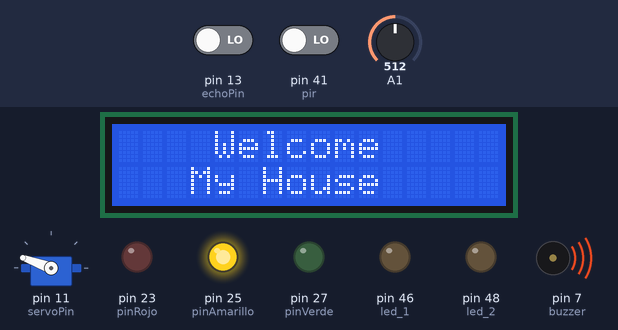
This sketch was run on a simulated Arduino Mega 2560, built with avr-gcc and run on an emulated ATmega2560. Shown: 16×2 character LCD, servo, output pins drawn as LEDs (lit = HIGH), buzzer (waves = sounding). The test bench sets the inputs (shaded band); at power-on: A1 = 512, pin 41 (pir) LOW, pin 13 (echoPin) LOW. Pins used as bus, display or sensor lines are not drawn; what the sketch prints to the serial monitor is not drawn.

Above: at 1.6 s.
1.7 s: A1 set to 990
At 5.5 s:
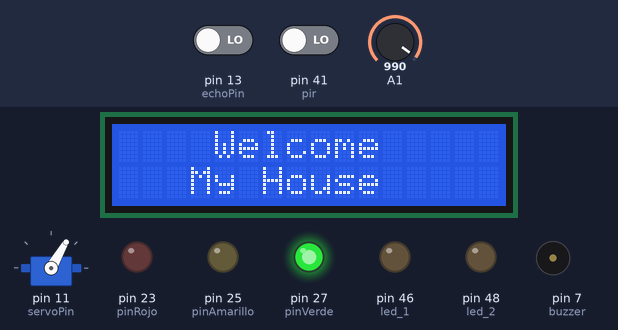
13.3 s: A1 set to 1013
At 15.7 s:
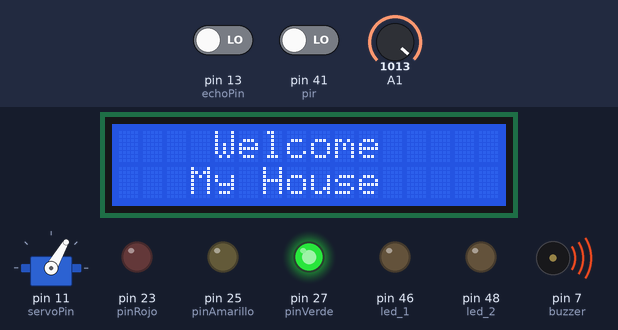
At 25.3 s:
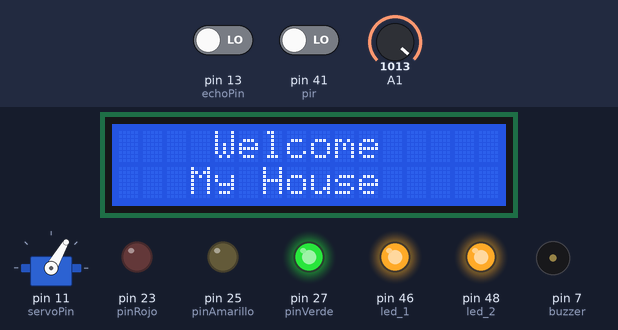
25.7 s: pin 41 (pir) driven HIGH
Timing chart, 0 to 38.7 s (numbered marks = the images above; inputs shaded):
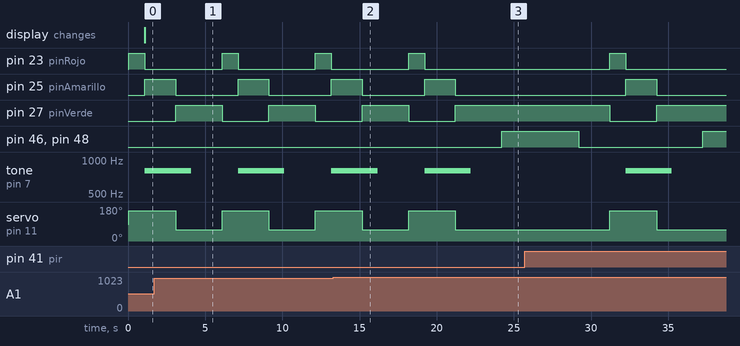

Measured:
- the behaviour switches between 998 and 999 on A1 (found by bisection; images 1 and 2)
- after the input at 13.3 s, pin 23 (pinRojo): goes on until 19.2 s, then stays LOW; pin 25 (pinAmarillo): goes on until 21.2 s, then stays LOW; pin 27 (pinVerde): goes on until 21.2 s, then stays HIGH; pin 46 (led_1), pin 48 (led_2): LOW → HIGH after 10.9 s; tone on pin 7 (buzzer): goes on until 22.2 s, then stays silent
- by itself, pin 23 (pinRojo): alternates HIGH for 1.0 s and LOW for 5.0 s
- by itself, pin 25 (pinAmarillo): alternates HIGH for 2.0 s and LOW for 4.0 s
- by itself, pin 27 (pinVerde): alternates HIGH for 3.0 s and LOW for 3.0 s
- by itself, tone on pin 7 (buzzer): alternates 800 Hz for 3.0 s and silent for 3.0 s
- by itself, servo on pin 11 (servoPin): alternates 160° for 3.0 s and 60° for 3.0 s

The sketch:

v.1.1.ino
```cpp
#include <LiquidCrystal.h>
#include <Servo.h>

int led_pir = 43;
int pir = 41;
int valorPIR = 0;

int valorLDR = 0;
int led_1 = 46;
int led_2 = 48;
int buzzer = 7;
int pinRojo = 23;
int pinAmarillo = 25;
int pinVerde = 27;
int echoPin = 13;
int trigPin = 12;
int servoPin = 11;
int numero = 0;

int pinTravelTime;
int i;

LiquidCrystal lcd(3,2,14,15,16,17);
Servo myServo;

void setup() {
  // put your setup code here, to INn once:
  Serial.begin(9600);
  pinMode(trigPin, OUTPUT);
  pinMode(echoPin, INPUT);
  pinMode(pinRojo, OUTPUT);
  pinMode(pinAmarillo, OUTPUT);
  pinMode(pinVerde, OUTPUT);
  pinMode(buzzer, OUTPUT);
  pinMode(pir, INPUT);
  pinMode(led_1, OUTPUT);
  pinMode(led_2, OUTPUT);
  pinMode(pir, INPUT);
  pinMode(led_pir, INPUT);

  lcd.begin(16,2);
  myServo.attach(servoPin);
}

void loop() {
  //LDR - FOTORESISTENCIA
  valorLDR = analogRead(A1);
  Serial.print("Valor de la fotoresistencia: ");
  Serial.println(valorLDR);

  // Luces de compuertas - Garage
  digitalWrite(pinRojo, HIGH);
  digitalWrite(pinAmarillo, LOW);
  digitalWrite(pinVerde, LOW);

  // Posicion del servo motor
  myServo.write(160);

  // Sensor ultrasonico
  digitalWrite(trigPin, HIGH);
  delayMicroseconds(10);
  pinTravelTime = pulseIn(echoPin, HIGH);
  delay(25);

  //LCD
  lcd.setCursor(4, 0);
  lcd.print("Welcome");

  lcd.setCursor(3, 1);
  lcd.print("My House");

  // Buzzer
  tone(buzzer,800,3000);

  // Sensor de aproximidad y servoMotor
  if(pinTravelTime <= 650) {
      digitalWrite(pinRojo, LOW); // No hay objeto al frente - led rojo encendido
    for(i = 0; i < 4; i++){
      digitalWrite(pinAmarillo, HIGH); // Advertencia de que se va abrir el garage
      delay(500);
      digitalWrite(pinAmarillo, LOW);
    }
    digitalWrite(pinVerde, HIGH); // Garage abierto
    myServo.write(60);
    delay(3000); // Tiempo en que el garage permanecera abierto
  }

  digitalWrite(trigPin, LOW);
  Serial.print("Valor del Soud: ");
  Serial.println(pinTravelTime);

  // FOTORESISTENCIA
  if(valorLDR >= 999){
    // Encendiendo led si hay poca luz
    digitalWrite(led_1, HIGH);
    digitalWrite(led_2, HIGH);
    delay(5000);
  }

  // Apagando leds si hay luz
  digitalWrite(led_1, LOW);
  digitalWrite(led_2, LOW);


  //PIR SENSOR
  valorPIR = digitalRead(pir);
  Serial.print("Valor del sensor PIR: ");
  Serial.println(valorPIR);

  if(valorPIR) {
    digitalWrite(led_pir, HIGH);
    Serial.println("Encendido... Hay Movimientos....");
    delay(2000);
  }

  digitalWrite(led_pir, LOW);
}
```
